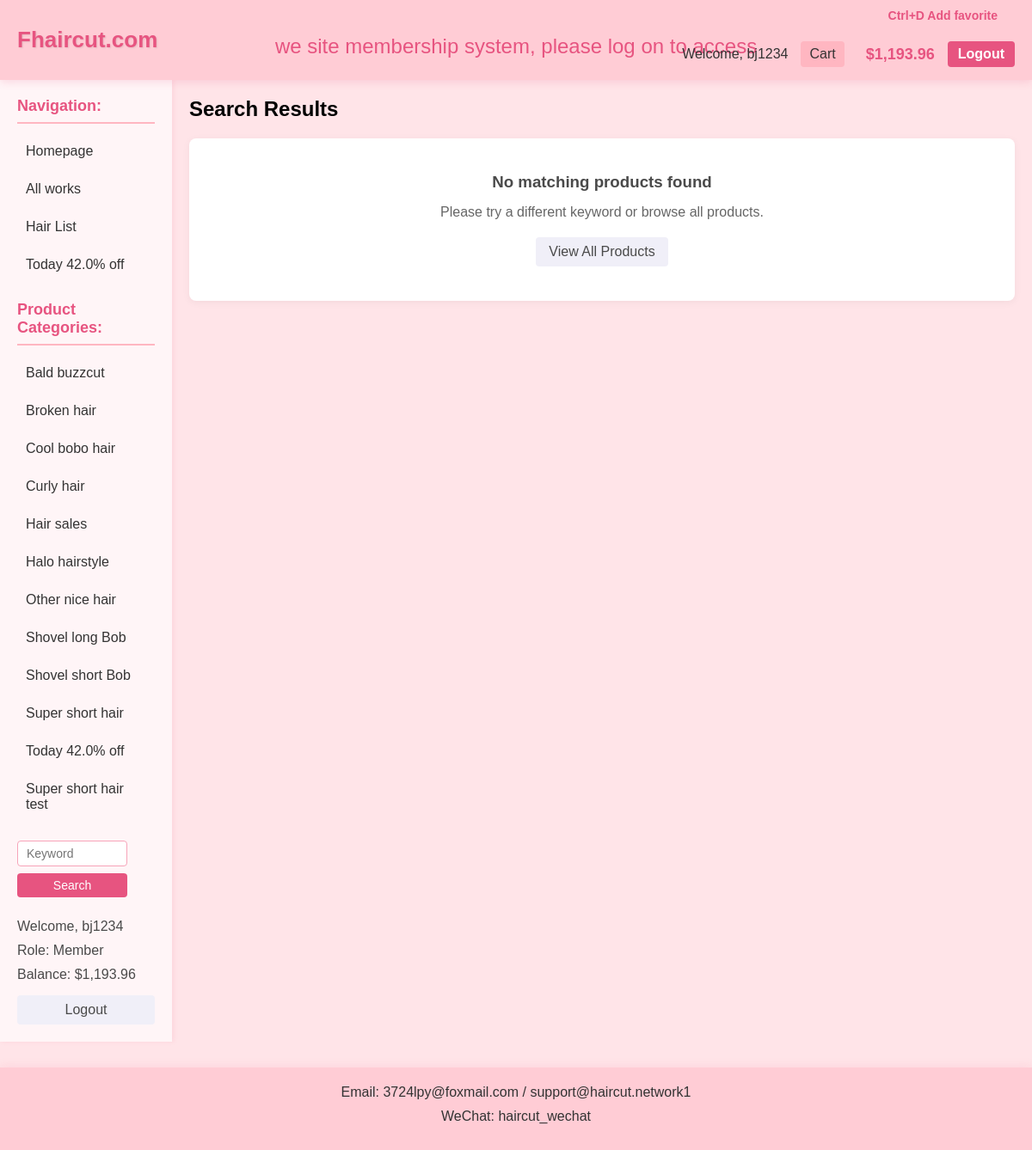
Before: /search.php (signed in) with the older database file.
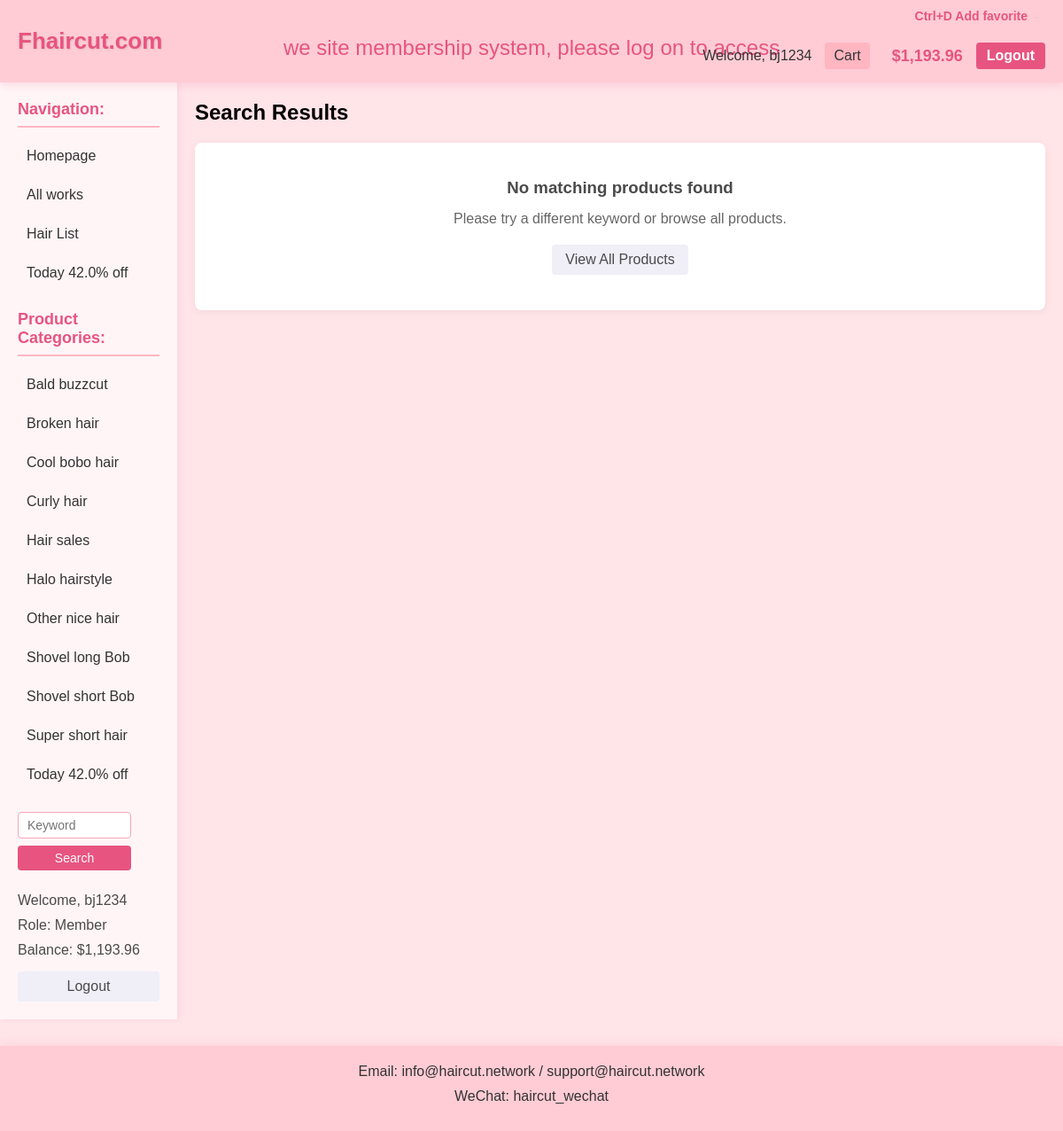
After: the same page with the newer database file.
### tables this page shows
CREATE TABLE `categories` (
  `id` int(11) NOT NULL AUTO_INCREMENT,
  `name` varchar(100) NOT NULL,
  PRIMARY KEY (`id`),
  UNIQUE KEY `unique_name` (`name`)
);

### db_settings.php (called while the page is built, shortened)
<?php
function get_setting($conn, $key, $default = '') {
    $sql = "SELECT setting_value FROM settings WHERE setting_key = ?";
    if ($stmt = mysqli_prepare($conn, $sql)) {
        mysqli_stmt_bind_param($stmt, "s", $key);
        mysqli_stmt_execute($stmt);
        mysqli_stmt_bind_result($stmt, $value);
        if (mysqli_stmt_fetch($stmt)) {
            return $value;
        }
    }
    return $default;
}
?>

### search.php (the view, shortened to what the changed rows need)
<?php
require_once "db_settings.php";
$keyword = isset($_GET['keyword']) ? trim($_GET['keyword']) : '';
$categories = [];
$sql = "SELECT id, name FROM categories ORDER BY id ASC";
$result = mysqli_query($conn, $sql);
if ($result) {
    while ($row = mysqli_fetch_assoc($result)) {
        $categories[] = $row;
    }
}
?>
<!DOCTYPE html>
<html lang="en">
<head>
</head>
<body>
    <?php
    require_once "header.php";
    ?>
    <div class="container">
        <div class="sidebar">
            <ul class="category-list">
                <?php
                $currentCategory = isset($_GET['category']) ? intval($_GET['category']) : 0;
                foreach ($categories as $category):
                ?>
                <li>
                    <a href="search.php?keyword=<?php echo urlencode($keyword); ?>&category=<?php echo $category['id']; ?>" <?php echo $currentCategory == $category['id'] ? 'class="active"' : ''; ?>>
                        <?php echo htmlspecialchars($category['name']); ?>
                    </a>
                </li>
                <?php endforeach; ?>
            </ul>
        </div>
        <div class="main-content">
            <div class="search-header">
                <h2>Search Results</h2>
            </div>
        </div>
    </div>
    <footer>
        <?php
        $contact_email = get_setting($conn, 'contact_email', 'info@haircut.network');
        ?>
        <p>Email: <?php echo htmlspecialchars($contact_email); ?> / <?php echo htmlspecialchars(get_setting($conn, 'contact_email2', 'support@haircut.network')); ?></p>
        <p>WeChat: <?php echo htmlspecialchars(get_setting($conn, 'wechat', 'haircut_wechat')); ?></p>
    </footer>
</body>
</html>

Changed rows visible on the page:
removed categories: name "Super short hair test"
Other visible differences:
$contact_email: "3724lpy@foxmail.com" → "info@haircut.network"
get_setting($conn, 'contact_email2', 'support@haircut.network'): "support@haircut.network1" → "support@haircut.network"
